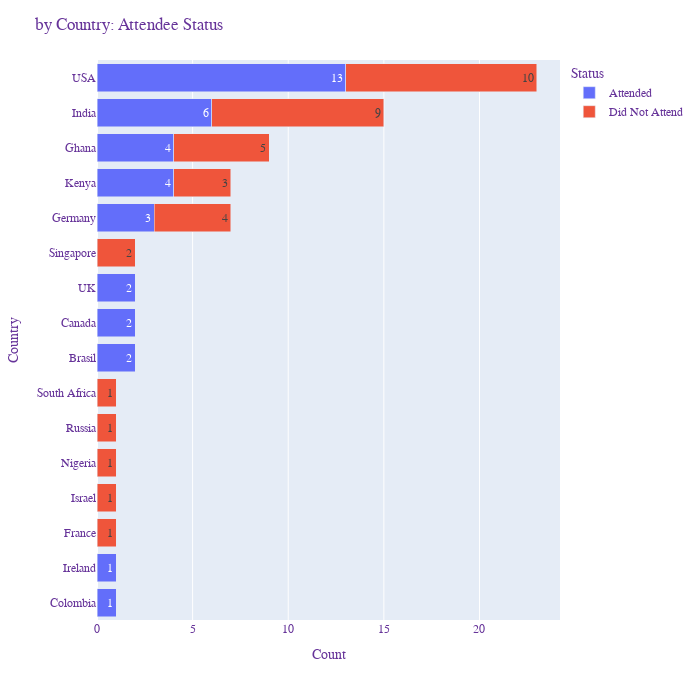

Notebook source saved alongside this figure:
### Markdown cell above
## Refactoring Code Here (Barplots)

### Code cell
import plotly.express as px

# Select the ones you want
df_use=dfall.copy()

grouped_yr_status = df_use.groupby(['country','status_c']).count()
grouped_yr_status=grouped_yr_status.reset_index()

df4 = grouped_yr_status[['country', 'status_c', 'count']]

fig = px.bar(df4, 
             y="country", 
             x="count", 
             color="status_c", 
             text='count',
             #textposition='inside',
             orientation='h',
            )

fig.update_layout(
    title="by Country: Attendee Status",
    xaxis_title="Count",
    yaxis_title="Country",
    legend_title="Status",
    font=dict(
        family="Courier New, monospace",
        size=12,
        color="RebeccaPurple"
    ),
    yaxis_categoryorder='category ascending',
                  width=700,
                  height=700,    
    
)
 
fig.update_layout(barmode='stack', yaxis={'categoryorder':'total ascending'})
fig.update_layout(showlegend=True)
#fig.write_html(f'../graphs/bar_all_country.html', include_plotlyjs="cdn")

fig.show()

### Figure 1 — Plotly figure (JSON) as saved in the notebook; plotly's stock layout.template omitted (floating-point values rounded to 4 significant figures)
{"data": [{"alignmentgroup": "True", "hovertemplate": "status_c=Attended<br>count=%{text}<br>country=%{y}<extra></extra>", "legendgroup": "Attended", "marker": {"color": "#636efa", "pattern": {"shape": ""}}, "name": "Attended", "offsetgroup": "Attended", "orientation": "h", "showlegend": true, "text": [2, 2, 1, 3, 4, 6, 1, 4, 2, 13], "textposition": "auto", "type": "bar", "x": [2, 2, 1, 3, 4, 6, 1, 4, 2, 13], "xaxis": "x", "y": ["Brasil", "Canada", "Colombia", "Germany", "Ghana", "India", "Ireland", "Kenya", "UK", "USA"], "yaxis": "y"}, {"alignmentgroup": "True", "hovertemplate": "status_c=Did Not Attend<br>count=%{text}<br>country=%{y}<extra></extra>", "legendgroup": "Did Not Attend", "marker": {"color": "#EF553B", "pattern": {"shape": ""}}, "name": "Did Not Attend", "offsetgroup": "Did Not Attend", "orientation": "h", "showlegend": true, "text": [1, 4, 5, 9, 1, 3, 1, 1, 2, 1, 10], "textposition": "auto", "type": "bar", "x": [1, 4, 5, 9, 1, 3, 1, 1, 2, 1, 10], "xaxis": "x", "y": ["France", "Germany", "Ghana", "India", "Israel", "Kenya", "Nigeria", "Russia", "Singapore", "South Africa", "USA"], "yaxis": "y"}], "layout": {"barmode": "stack", "font": {"color": "RebeccaPurple", "family": "Courier New, monospace", "size": 12}, "height": 700, "legend": {"title": {"text": "Status"}, "tracegroupgap": 0}, "margin": {"t": 60}, "showlegend": true, "title": {"text": "by Country: Attendee Status"}, "width": 700, "xaxis": {"anchor": "y", "domain": [0, 1], "title": {"text": "Count"}}, "yaxis": {"anchor": "x", "categoryorder": "total ascending", "domain": [0, 1], "title": {"text": "Country"}}}}
